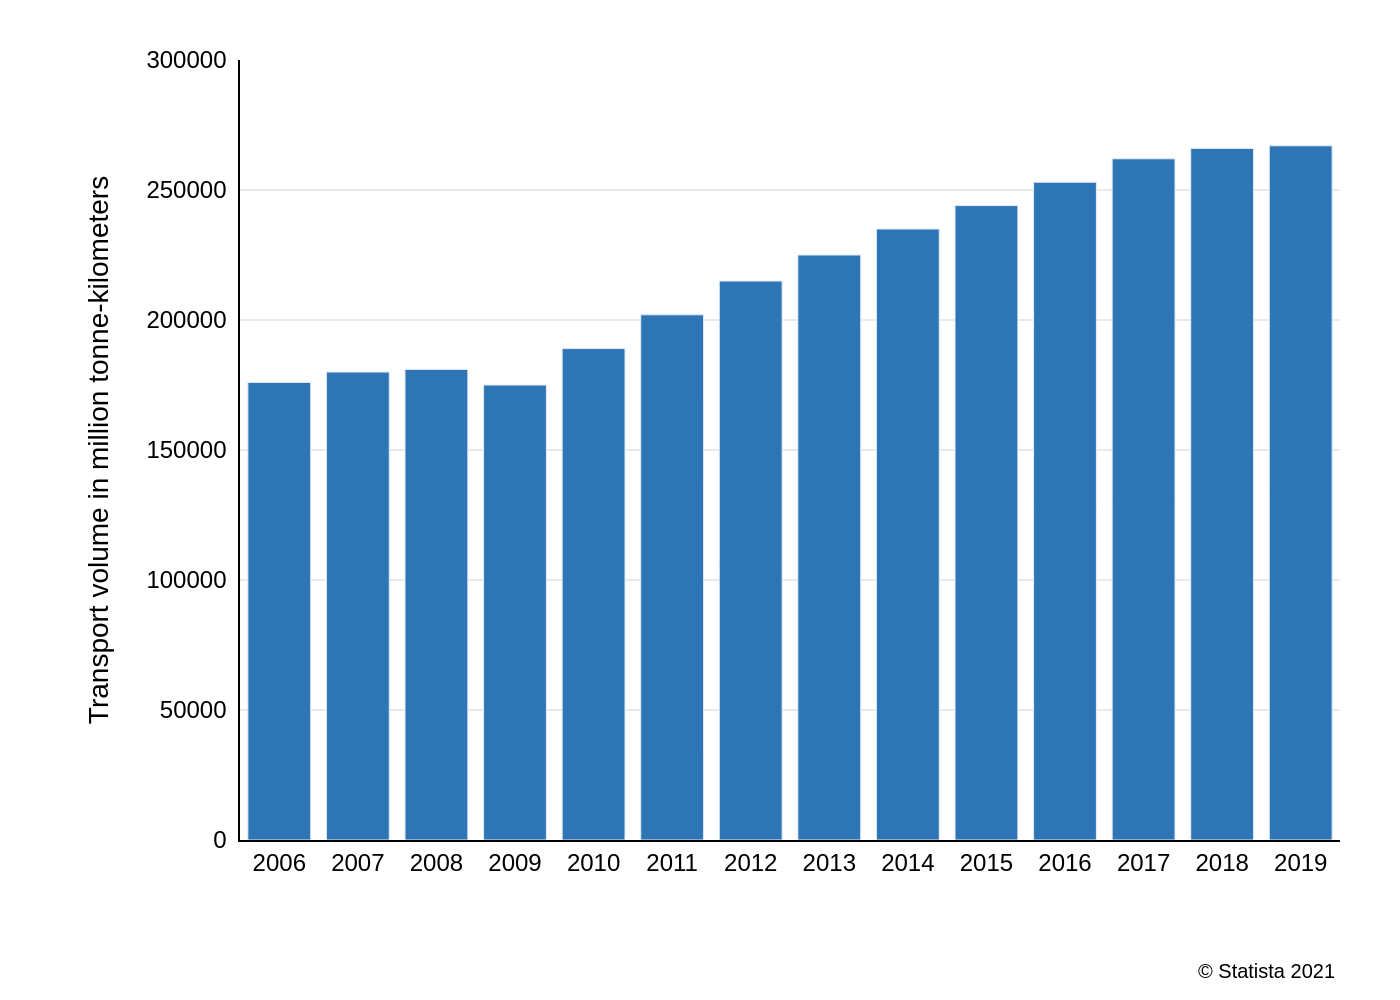

This figure's Python source:
import sys
import json
import plotly.graph_objects as go
import os

# Check if a command-line argument is provided
if len(sys.argv) != 2:
    print("Usage: python create_chart.py <path_to_json_file>")
    sys.exit(1)

# Get the JSON file path from the command-line argument
json_path = sys.argv[1]

# Check if the file exists
if not os.path.exists(json_path):
    print(f"Error: File not found at {json_path}")
    sys.exit(1)

# Read the JSON data
try:
    with open(json_path, 'r', encoding='utf-8') as f:
        chart_details = json.load(f)
except json.JSONDecodeError:
    print(f"Error: Invalid JSON format in {json_path}")
    sys.exit(1)


# Extract data for plotting
chart_data = chart_details.get('chart_data', [])
texts = chart_details.get('texts', {})
colors = chart_details.get('colors', [])

x_data = [item['x'] for item in chart_data]
y_data = [item['y'] for item in chart_data]

# Create the figure
fig = go.Figure()

# Add the bar trace
fig.add_trace(go.Bar(
    x=x_data,
    y=y_data,
    marker_color=colors[0] if colors else None,
    name='' # No legend item
))

# Update layout for a professional appearance
fig.update_layout(
    font=dict(
        family="Arial",
        size=12,
        color="black"
    ),
    plot_bgcolor='white',
    paper_bgcolor='white',
    showlegend=False,
    xaxis=dict(
        title_text=texts.get('x_axis_title'),
        showgrid=False,
        tickvals=x_data,
        tickangle=0,
        linecolor='black'
    ),
    yaxis=dict(
        title_text=texts.get('y_axis_title'),
        range=[0, 300000],
        showgrid=True,
        gridcolor='#e9e9e9',
        gridwidth=1,
        griddash='solid',
        linecolor='black',
        tickformat='d', # Use 'd' for integer formatting, Plotly handles spacing
        ticksuffix=' ' # Add a space to prevent crowding
    ),
    margin=dict(l=120, r=30, t=30, b=80),
    annotations=[
        dict(
            text=texts.get('source'),
            showarrow=False,
            xref='paper',
            yref='paper',
            x=1.0,
            y=-0.15,
            xanchor='right',
            yanchor='top',
            align='right',
            font=dict(size=10)
        )
    ]
)

# Derive the output filename from the input JSON path
output_filename_base = os.path.splitext(os.path.basename(json_path))[0]
output_image_path = f"{output_filename_base}.png"

# Save the figure as a PNG image
fig.write_image(output_image_path, scale=2)

print(f"Chart successfully generated and saved to {output_image_path}")
